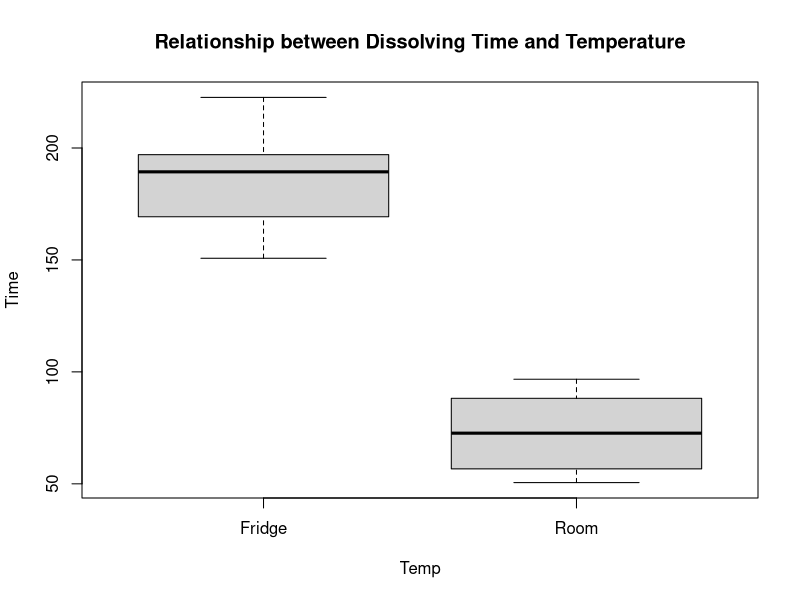
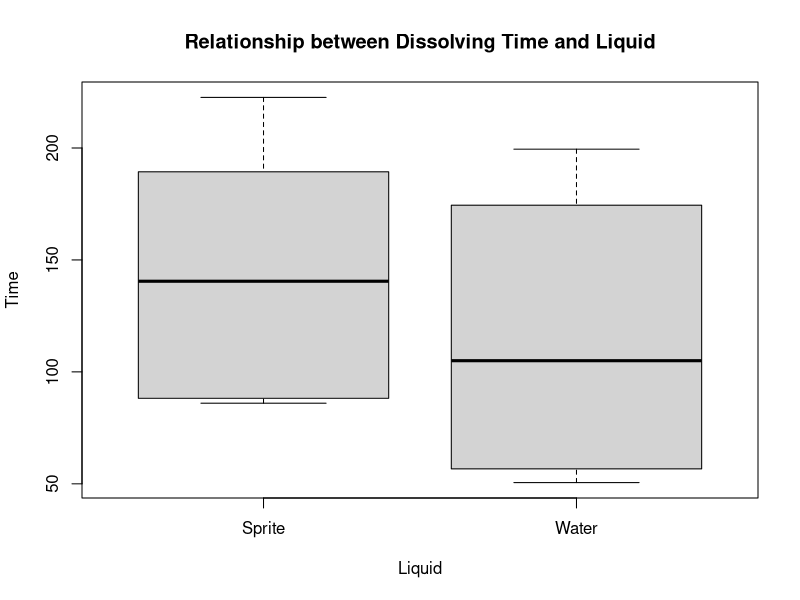
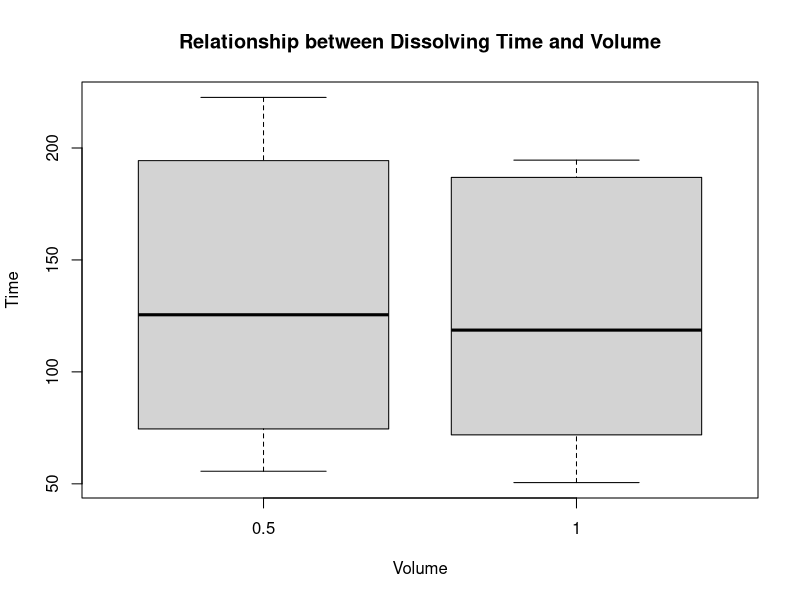
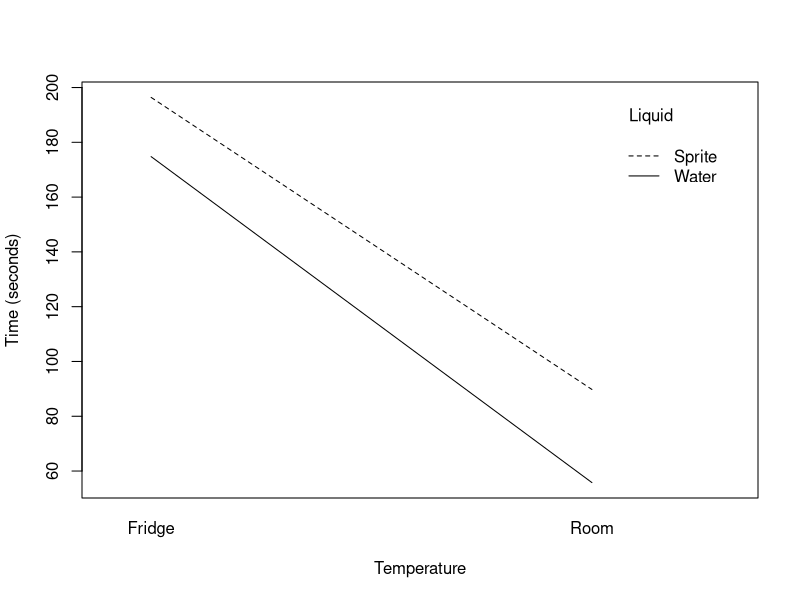
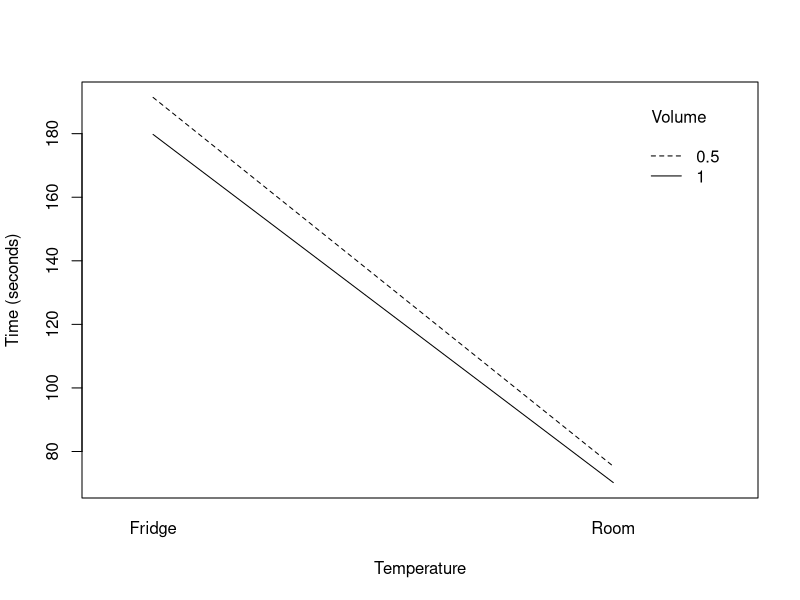
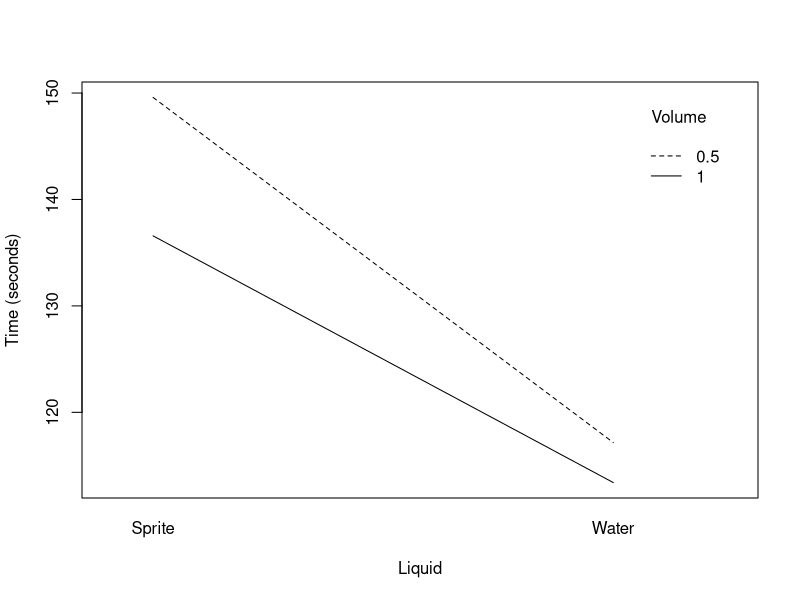

The R script that drew these images, in order:
## ---- chunk 1
library(readxl)
as <- read_excel("Data/AlkaSeltzer_Results.xlsx")
#names(as)[1] <- "Temp"
## ---- chunk 2
boxplot(Time~Temp, data=as, main="Relationship between Dissolving Time and Temperature")
boxplot(Time~Liquid, data=as, main="Relationship between Dissolving Time and Liquid")
boxplot(Time~Volume, data=as, main="Relationship between Dissolving Time and Volume")
## ---- chunk 3
interaction.plot(x.factor = as$Temp,
                 trace.factor = as$Liquid,
                 response = as$Time,
                 ylab = "Time (seconds)",
                 xlab = "Temperature",
                 trace.label="Liquid")

interaction.plot(x.factor = as$Temp,
                 trace.factor = as$Volume,
                 response = as$Time,
                 ylab = "Time (seconds)",
                 xlab = "Temperature",
                 trace.label="Volume")

interaction.plot(x.factor = as$Liquid,
                 trace.factor = as$Volume,
                 response = as$Time,
                 ylab = "Time (seconds)",
                 xlab = "Liquid",
                 trace.label="Volume")
